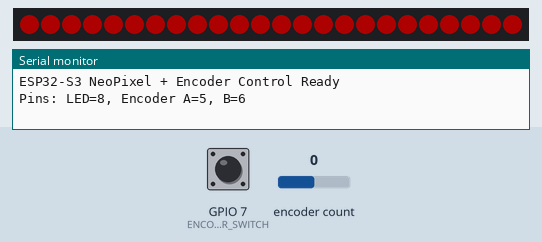
Recording of a program running on a simulated ESP32-S3. On the bench: 24 RGB LEDs in strip order, left to right, the last lines printed to the serial monitor. The inputs (shaded band) are chosen by the test bench; at power-on: GPIO 7 (ENCODER_SWITCH) HIGH, encoder count 0. Dim RGB values are drawn brighter than linear.

Above: at 1.2 s.
1.3 s: GPIO 7 (ENCODER_SWITCH) driven LOW
At 1.9 s:
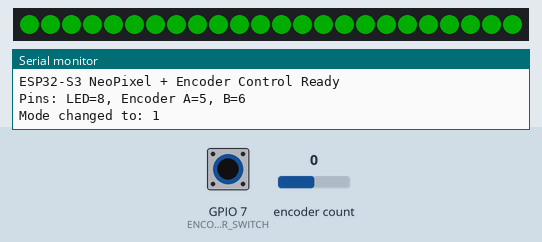
2.8 s: encoder count set to 1
4.3 s: encoder count set to 2
5.8 s: encoder count set to 3
7.3 s: GPIO 7 (ENCODER_SWITCH) pulsed HIGH 5 times (0.12 s each, 0.3 s apart)
At 7.59 s:
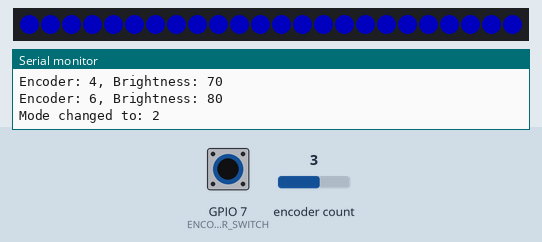
At 8.22 s:
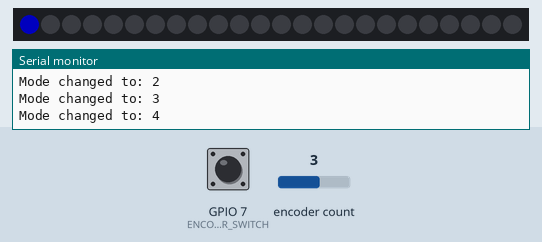
Timing chart, 0 to 10.3 s (numbered marks = the images above; inputs shaded):
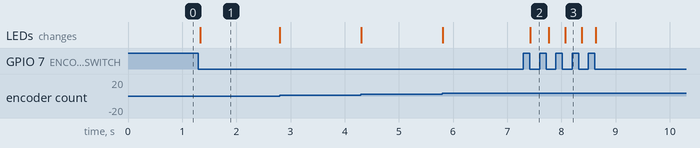

Measured:
- after the input at 1.3 s, the LEDs: change at once (image 1)
- after the input at 7.3 s, the LEDs: change after 0.13 s (image 2)

The program:

main.cpp
```cpp
#include <Arduino.h>
#include <Adafruit_NeoPixel.h>
#include <ESP32Encoder.h>

#define LED_PIN GPIO_NUM_8
#define LED_COUNT 24
#define ENCODER_A GPIO_NUM_5
#define ENCODER_B GPIO_NUM_6
#define ENCODER_SWITCH GPIO_NUM_7
#define DEBOUNCE_DELAY 50

enum Mode {
  MODE_RED = 0,
  MODE_GREEN = 1,
  MODE_BLUE = 2,
  MODE_LED_MOVEMENT = 3,
  MODE_BLUE_TRAIL = 4
};

Adafruit_NeoPixel strip(LED_COUNT, LED_PIN, NEO_GRB + NEO_KHZ800);
ESP32Encoder encoder;

int lastEncoderValue = 0;
int brightness = 50;
Mode currentMode = MODE_RED;
int activeLED = 0;

bool lastSwitchState = HIGH;
unsigned long lastDebounceTime = 0;

void setup() {
  Serial.begin(115200);

  strip.begin();
  strip.show();
  strip.setBrightness(brightness);

  ESP32Encoder::useInternalWeakPullResistors = puType::UP;
  encoder.attachHalfQuad(ENCODER_A, ENCODER_B);
  encoder.clearCount();

  pinMode(ENCODER_SWITCH, INPUT);

  for(int i = 0; i < LED_COUNT; i++){
    strip.setPixelColor(i, strip.Color(255, 0, 0));
  }
  strip.show();

  Serial.println("ESP32-S3 NeoPixel + Encoder Control Ready");
  Serial.println("Pins: LED=8, Encoder A=5, B=6");
}

uint32_t getModeColor() {
  switch (currentMode) {
    case MODE_RED:
      return strip.Color(255, 0, 0);
    case MODE_GREEN:
      return strip.Color(0, 255, 0);
    case MODE_BLUE:
      return strip.Color(0, 0, 255);
    default:
      return strip.Color(255, 255, 255);
  }
}

void updateLEDs() {
  if (currentMode == MODE_LED_MOVEMENT) {
    strip.clear();
    strip.setPixelColor(activeLED, strip.Color(255, 255, 255));
  } else if (currentMode == MODE_BLUE_TRAIL) {
    for (int i = 0; i <= activeLED; i++) {
      strip.setPixelColor(i, strip.Color(0, 0, 255));
    }
    for (int i = activeLED + 1; i < LED_COUNT; i++) {
      strip.setPixelColor(i, strip.Color(0, 0, 0));
    }
  } else {
    uint32_t color = getModeColor();
    for (int i = 0; i < LED_COUNT; i++) {
      strip.setPixelColor(i, color);
    }
  }
  strip.show();
}

void handleSwitchPress() {
  bool switchReading = digitalRead(ENCODER_SWITCH);

  // if (switchReading != lastSwitchState) {
  //   lastDebounceTime = millis();
  // }

  if ((millis() - lastDebounceTime) > DEBOUNCE_DELAY) {
    if (switchReading != lastSwitchState) {
      if (switchReading == LOW) {
        currentMode = (Mode)((currentMode + 1) % 5);

        Serial.print("Mode changed to: ");
        Serial.println(currentMode);

        if (currentMode == MODE_LED_MOVEMENT || currentMode == MODE_BLUE_TRAIL) {
          activeLED = 0;
        }

        updateLEDs();
      }
      lastSwitchState = switchReading;
    }

    lastDebounceTime = millis();
  }
}

void loop() {
  handleSwitchPress();

  int encoderValue = encoder.getCount();

  if (encoderValue != lastEncoderValue) {
    int diff = encoderValue - lastEncoderValue;

    if (currentMode == MODE_LED_MOVEMENT || currentMode == MODE_BLUE_TRAIL) {
      activeLED = constrain(activeLED + diff, 0, LED_COUNT - 1);
      Serial.print("Active LED: ");
      Serial.println(activeLED);
    } else {
      brightness = constrain(brightness + (diff * 5), 0, 255);
      strip.setBrightness(brightness);
      Serial.print("Encoder: ");
      Serial.print(encoderValue);
      Serial.print(", Brightness: ");
      Serial.println(brightness);
    }

    updateLEDs();
    lastEncoderValue = encoderValue;
  }

  delay(10);
}
```
